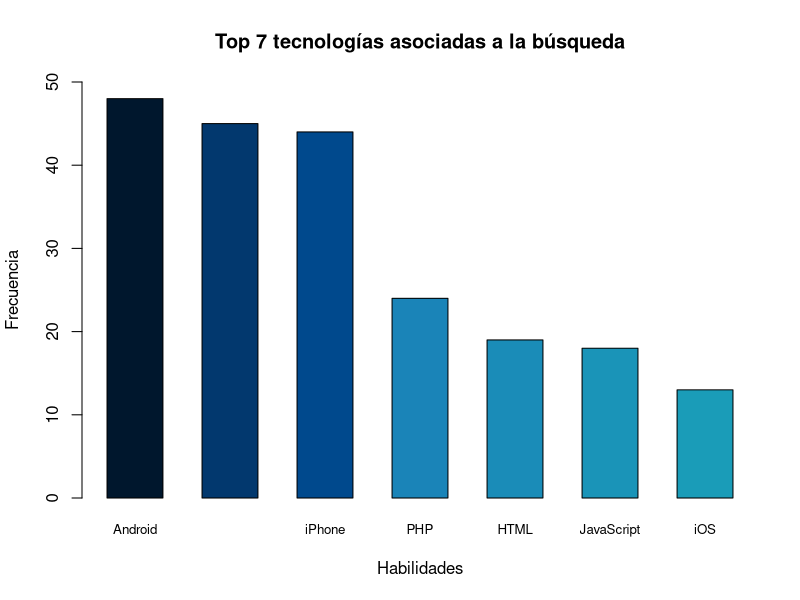
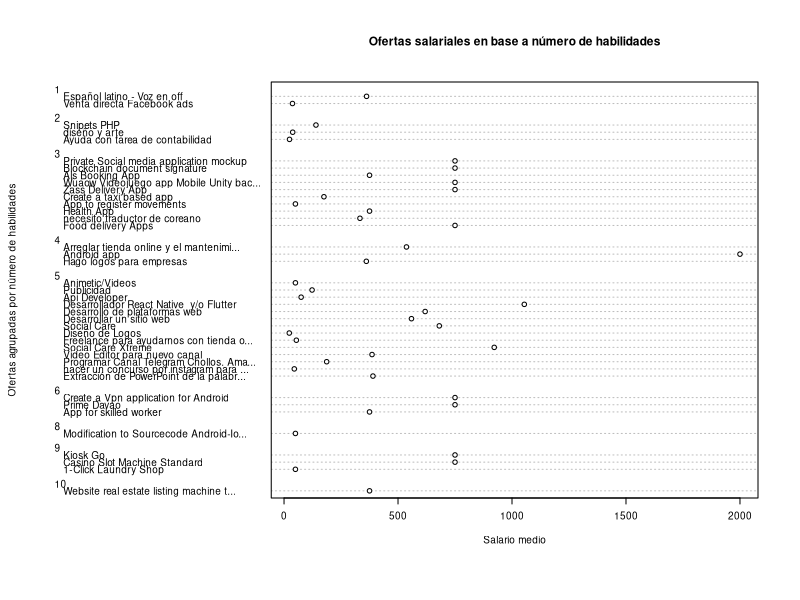

Generate these figures, in order, with R:
# 1. Instalación de paquetes
install.packages("dplyr")
install.packages("tidyr")
install.packages("readxl")
install.packages("data.table")
install.packages("stringr")


# Validar si los paquetes se han instalado
library(dplyr) 
library(tidyr)
library(readxl)
library(data.table)
library(stringr)


# Importando los .csv a un dataset
ofertasW <- read.csv("workana.csv", header = FALSE, encoding="UTF-8",sep =",")
ofertasF <- read.csv("freelancer.csv", header = FALSE, encoding="UTF-8", sep =",")
names(ofertasW)<- c("Titulo", "Fecha","Descripcion", "Salario", "Habilidades")
names(ofertasF)<- c("Titulo", "Fecha","Descripcion", "Salario", "Habilidades")


# ================= PRE-PROCESAMIENTO PARA CONCATENAR TABLAS ==================

ofertasWDT <- data.table(ofertasW)
ofertasFDT <- data.table(ofertasF)

#Sacamos las comisiones por hora
ofertasWDT <- ofertasWDT[!grepl("hora", Salario, fixed = TRUE),]
ofertasFDT <- ofertasFDT[!grepl("hr", Salario, fixed = TRUE),]

#Colocamos las columnas de Salarios en un solo formato para un buen binding
ofertasWDT[, Salario:= gsub("+[^0-9-]", "", Salario)
           , by = c("Titulo", "Fecha", "Descripcion", "Salario", "Habilidades")]  

ofertasWDT[, Salario:= mean(as.numeric(unlist(strsplit(Salario, "-", 1, FALSE)))
           , na.rm=FALSE), by = "Titulo"]



ofertasFDT[, Salario:= mean(as.numeric(unlist(strsplit(Salario, "-", 1, FALSE)))
                            , na.rm=FALSE), by = "Titulo"]
ofertasFDT[, Salario:= sapply(ofertasFDT[,Salario],as.numeric)]
ofertasFDT[, Salario:= round(ofertasFDT[,Salario])]




# Realizamos el binding para tener las ofertas GLOBALES
ofertas  <- rbind(ofertasWDT, ofertasFDT)

# Renombrando columnas ya no es necesario
# names(ofertas)<- c("Titulo", "Fecha","Descripcion", "Salario", "Habilidades")



# ===================== HISTOGRAMA DE SKILLS ==========================

# Desglozamos la lista de skills en una columna cada skill
freqSkillDT <- data.table(ofertas)
freqSkillDT <- freqSkillDT[ , list( Habilidades = unlist( strsplit( Habilidades , "," ) ) ) , by = Titulo ]


# Debemos limpiar las filas caracteres basura
freqSkillDT <- str_remove_all(freqSkillDT$Habilidades, "[\\[\\]\"]")
freqSkillDT <- trimws(freqSkillDT)


#Ahora debemos sacar la frecuencia:
freqSkillDT <- table(freqSkillDT)


#Ahora vamos a sacar el top 7
freqSkillDT <- sort(freqSkillDT, decreasing = TRUE)
freqSkillDT <- head(freqSkillDT,7)


#Armamos el histograma
colores <- c("#00172d","#02386e","#00498d","#1a84b8","#1a8cb8","#1a94b8","#1a9cb8")
barplot(freqSkillDT, ylab = "Frecuencia", xlab = "Habilidades", 
        ylim = c(0,50), main = "Top 7 tecnologías asociadas a la búsqueda", 
        col = colores, space= 0.7, cex.names=0.8, 
        names.arg=abbreviate(names(freqSkillDT), minlength = 20))



# ========================= DOTCHART DE SALARIOS ================================

#Desglozamos las habilidades de la lista manteniendo salario y título 
dispDT <- data.table(ofertas)
dispDT <- dispDT[ , c("Titulo", "Salario", "Habilidades")]
dispDT <- dispDT[ , list( Habilidades = unlist( strsplit( Habilidades , "," ) ) )
                  , by = c("Titulo","Salario")]


#Sacando el numero de skills por título
dispDT <- dispDT[ , .N , by = c("Titulo","Salario")]
names(dispDT) <- c("Titulo", "SalarioMed", "Skills")
dispDT[, SalarioMed:= sapply(dispDT[,SalarioMed],as.numeric)]

#dispDT <- dispDT[order(-SalarioMed),]
#dispDT <- head(dispDT,40)
dispDT <- sample_n(dispDT,40)


# Generando dotchart
grps <- as.factor(dispDT$Skills)
dotchart(dispDT$SalarioMed, main = "Ofertas salariales en base a número de habilidades"
         , labels = str_trunc(dispDT$Titulo, 40, side = c("right"), ellipsis = "...") 
         , groups = grps, cex = 0.6
         , xlab = "Salario medio", ylab = "Ofertas agrupadas por número de habilidades")


